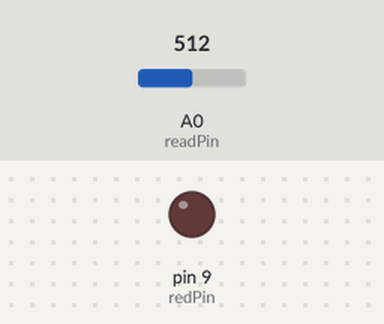
This sketch was run on a simulated Arduino Uno, built with avr-gcc and run on an emulated ATmega328P. Shown: output pins drawn as LEDs (lit = HIGH). The test bench sets the inputs (shaded band); at power-on: A0 (readPin) = 512.

Above: at 1.2 s.
1.3 s: A0 (readPin) set to 986
2.8 s: A0 (readPin) set to 1010
At 3.1 s:
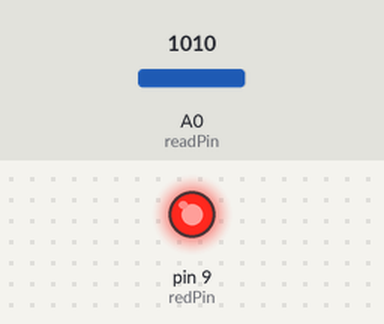
4.3 s: A0 (readPin) set to 990
At 5.4 s:
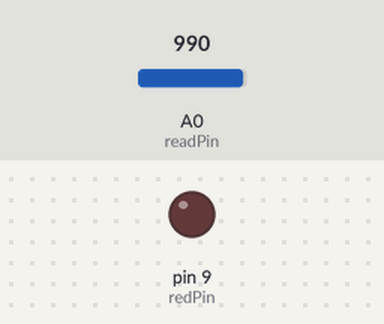
5.8 s: A0 (readPin) set to 1023
At 6.6 s:
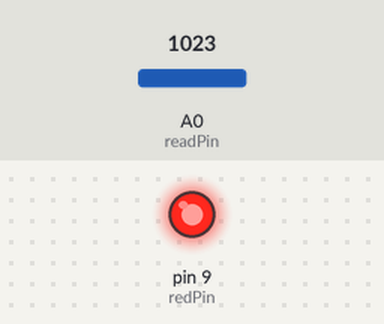
Timing chart, 0 to 8.3 s (numbered marks = the images above; inputs shaded):
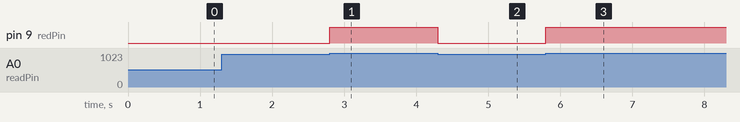

The sketch:

WhileLoopDemo.ino
```cpp
const int redPin = 9;
const int readPin = A0;
int readVal;

void setup() {
  Serial.begin(9600);
  pinMode(redPin, OUTPUT);
}

void loop() {
  readVal = analogRead(readPin);
  while(readVal > 1000){
    digitalWrite(redPin, HIGH);
    readVal = analogRead(readPin);
  }
  digitalWrite(redPin, LOW);
}
```

Measured:
- the behaviour switches between 1000 and 1001 on A0 (readPin) (found by bisection; images 0 and 1)
- after the input at 1.3 s, every drawn part: stays the same
- after the input at 2.8 s, pin 9 (redPin): LOW → HIGH at once
- after the input at 4.3 s, pin 9 (redPin): HIGH → LOW at once
- after the input at 5.8 s, pin 9 (redPin): LOW → HIGH at once
